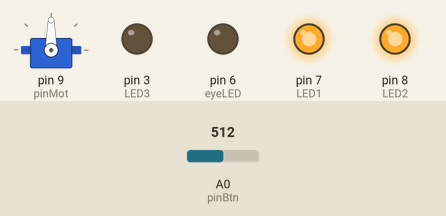
The sketch below on a simulated Arduino Uno, built with avr-gcc and run on an emulated ATmega328P. Shown: servo, output pins drawn as LEDs (lit = HIGH). The test bench sets the inputs (shaded band); at power-on: A0 (pinBtn) = 512.

Above: at 0.1 s.
At 2.5 s:
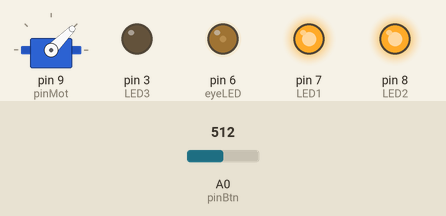
At 4.9 s:
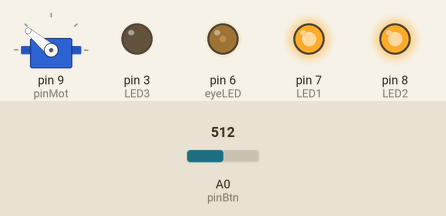
At 6.74 s:
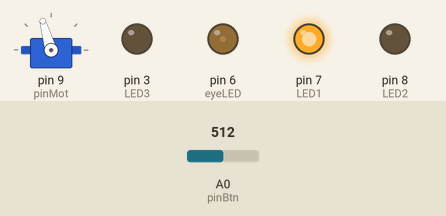
At 23.7 s:
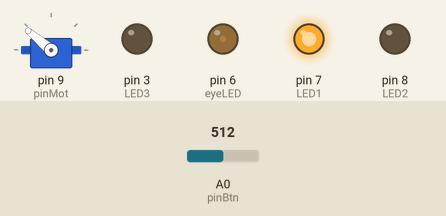
At 37.3 s:
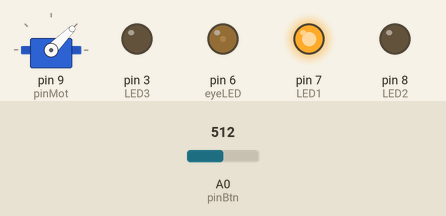
Timing chart, 0 to 40.0 s (numbered marks = the images above):
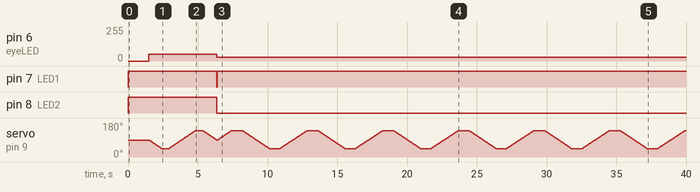

The sketch:

ZakuHead-01.ino
```cpp
#include <Servo.h>

Servo myservo; // 建立Servo物件，控制伺服馬達

char buffer[81];

const byte pinBtn = A0;
const byte pinRes = A1;
const byte eyeLED = 6;
const byte LED1 = 7;
const byte LED2 = 8;
const byte pinMot = 9;

const byte LED3 = 3;

const int minDegree = 45;
const int maxDegree = 140;
const int rorateDelay = 20;

const int minBrighht = 30;
const int maxBrighht = 250;
int brightness = minBrighht;
int fadeAmount = 5;
const int fadeDelay = 30;

int Button[3][3] = {
  {1, 507, 514},  // button 1
  {2, 675, 680},  // button 2
  {3, 763, 767},  // button 1+2
};

void setup()
{
  Serial.begin(9600);

  pinMode(pinBtn, INPUT);
  pinMode(pinRes, INPUT);

  pinMode(eyeLED, OUTPUT);
  pinMode(LED1, OUTPUT);
  pinMode(LED2, OUTPUT);
  pinMode(LED3, OUTPUT);

  digitalWrite(LED1, HIGH);
  digitalWrite(LED2, HIGH);

  myservo.attach(pinMot, 500, 2400); // 修正脈衝寬度範圍
  myservo.write(90);                 // 一開始先置中90度
  delay(1500);

  analogWrite(eyeLED, 50);
  for (int i=90; i>=minDegree; i--) { myservo.write(i); delay(rorateDelay); }
  delay(500);
  for (int i=minDegree; i<=maxDegree; i++) { myservo.write(i);  delay(rorateDelay); }
  delay(500);
  for (int i=maxDegree; i>=90; i--) { myservo.write(i);  delay(rorateDelay); }
  myservo.write(90);

  digitalWrite(LED1, LOW);
  digitalWrite(LED2, LOW);
}

void loop()
{
  //checkBtnValue(pinBtn);
  fadeMode();

  //Serial.println("Press button ...");
  int btn_num = ButtonCheck();
  if (btn_num == 0) return;

  switch(btn_num)
  {
    case 1:
      digitalWrite(LED1, HIGH);
      digitalWrite(LED2, LOW);
      autoRotate();
      break;
    case 2:
      digitalWrite(LED1, LOW);
      digitalWrite(LED2, HIGH);
      manualRotate();
      break;
    default:
      digitalWrite(LED1, LOW);
      digitalWrite(LED2, LOW);
  }
  delay(100);
}

int ButtonCheck()
{
  int pinVal = analogRead(pinBtn);
  int idx = 0;
  for (int i=0; i<3; i++)
  {
    if(pinVal >= Button[i][1] && pinVal <= Button[i][2]) {
      idx = Button[i][0];
      break;
    }
  }
  return idx;
}

void autoRotate()
{
  while (true)
  {
    for (int i=90; i<=maxDegree; i++)
    {
      myservo.write(i); // 使用write，傳入角度，從0度轉到180度
      delay(rorateDelay);

      if (ButtonCheck() == 2 || ButtonCheck() == 3) return;
    }
    delay(750);
    for (int i=maxDegree; i>=minDegree; i--)
    {
      myservo.write(i); // 使用write，傳入角度，從0度轉到180度
      delay(rorateDelay);
      if (ButtonCheck() == 2 || ButtonCheck() == 3) return;
    }

    delay(750);
    for (int i=minDegree; i<=90; i++)
    {
      myservo.write(i);
      delay(rorateDelay);
      if (ButtonCheck() == 2 || ButtonCheck() == 3) return;
    }
  }
}

void manualRotate()
{
  while (true)
  {
    int val = analogRead(pinRes);
    int degree = map(val, 0, 1023, 0, 180);
    if (degree < minDegree) degree = minDegree;
    if (degree > maxDegree) degree = maxDegree;
    myservo.write(degree);
    delay(rorateDelay);

    if (ButtonCheck() == 1 || ButtonCheck() == 3) return;
  }
}

void fadeMode()
{
  analogWrite(eyeLED, brightness);
  brightness = brightness + fadeAmount;
  if (brightness <= minBrighht || brightness >= maxBrighht) {
    fadeAmount = -fadeAmount;
  }
  delay(fadeDelay);
}

void checkBtnValue(int pinNum)
{
  Serial.println("Press button ...");

  if (analogRead(pinNum) > 0)
  {
    delay(20);
    int min = 1024, max = 0, avg = 0;
    while (analogRead(pinNum))
    {
      int val = analogRead(pinNum);
      avg = 0.5 * avg + 0.5 * val;
      if (val < min) min = val;
      if (max < val) max = val;

    Serial.print("min: "); Serial.print(min);
    Serial.print(", max: "); Serial.print(max);
    Serial.print(", avg: "); Serial.print(avg);
    }
  }
  delay(100);
}
```

Measured:
- by itself, pin 6 (eyeLED): 50/255 → 30/255 at 6.4 s
- by itself, pin 7 (LED1): HIGH → LOW at 6.4 s, → HIGH 0.03 s later
